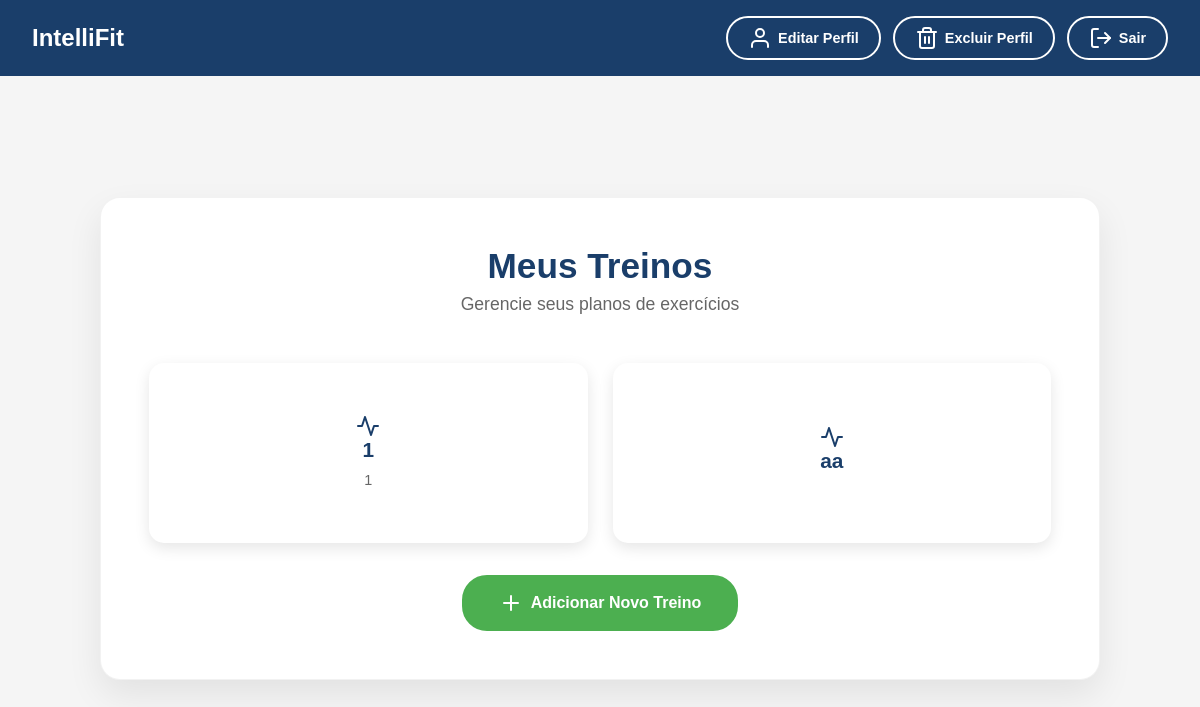
The app's page /workout/, older data.
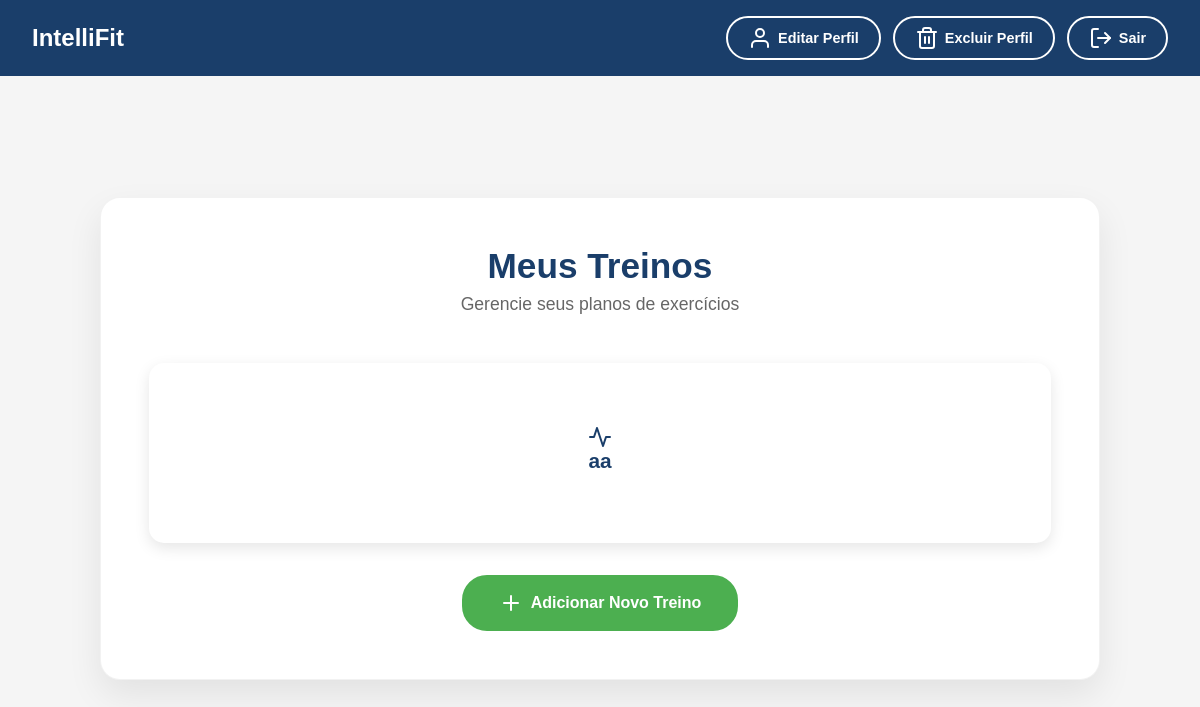
The same page, newer data.
### workout/models.py (models this page shows, shortened)
class Workout(models.Model):
    name = models.CharField(max_length=100)
    description = models.TextField(blank=True)

### workout/views.py (the view)
# urls.py: path('', views.workout_list, name='workout_list'),  # Alterado para workout_list
def workout_list(request):
    workouts = Workout.objects.all()
    workout_deleted = request.session.pop('workout_deleted', False)
    if workout_deleted:
        messages.success(request, 'Treino excluído com sucesso!')
    context = {
        'workouts': workouts,
    }
    return render(request, 'workout.html', context)

### workout/templates/workout.html (shortened to what this page needs)
{% load static %}
<!DOCTYPE html>
<html lang="pt-br">
<head>
    <link rel="stylesheet" href="{% static 'global/css/global.css' %}">
    <link rel="stylesheet" href="{% static 'workout/css/workout.css' %}">
</head>
<body>
    <header class="header">
        <a href="{% url 'dashboard' %}" class="logo-container">
            <h1 class="site-name">IntelliFit</h1>
        </a>
        <nav class="header-actions">
            <a href="{% url 'edit_account' %}" class="nav-btn"><i data-feather="user"></i> Editar Perfil</a>
            <a href="{% url 'delete_account' %}" class="nav-btn delete-btn"><i data-feather="trash-2"></i> Excluir Perfil</a>
            <form action="{% url 'logout' %}" method="post" class="logout-form">
                <button type="submit" class="nav-btn logout-btn"><i data-feather="log-out"></i> Sair</button>
            </form>
        </nav>
    </header>
    <main class="main-content">
        <div class="dashboard-container">
            <div class="welcome-section">
                <h2 class="welcome">Meus Treinos</h2>
                <p class="welcome-subtitle">Gerencie seus planos de exercícios</p>
            </div>
            {% if not workouts %}
                <div class="empty-state">
                    <div class="empty-icon-container">
                        <i data-feather="activity" class="empty-icon"></i>
                    </div>
                    <h3>Nenhum treino cadastrado</h3>
                    <p>Você ainda não possui nenhum treino registrado, que tal cadastrar um agora?</p>
                    <a href="{% url 'add_workout' %}" class="cta-btn"><i data-feather="plus"></i> Cadastrar Primeiro Treino</a>
                </div>
            {% else %}
                <section class="cards">
                    {% for workout in workouts %}
                        <a href="{% url 'workout_detail' workout.id %}" class="card">
                            <i data-feather="activity"></i>
                            <h3>{{ workout.name }}</h3>
                            {% if workout.description %}
                                <p>{{ workout.description|truncatechars:80 }}</p>
                            {% endif %}
                        </a>
                    {% endfor %}
                </section>
                <div class="add-workout-section">
                    <a href="{% url 'add_workout' %}" class="add-workout-btn"><i data-feather="plus"></i> Adicionar Novo Treino</a>
                </div>
            {% endif %}
        </div>
    </main>
</body>
</html>

Row changes from the older to the newer data that the page shows:
removed Workout: name "1", description "1"
